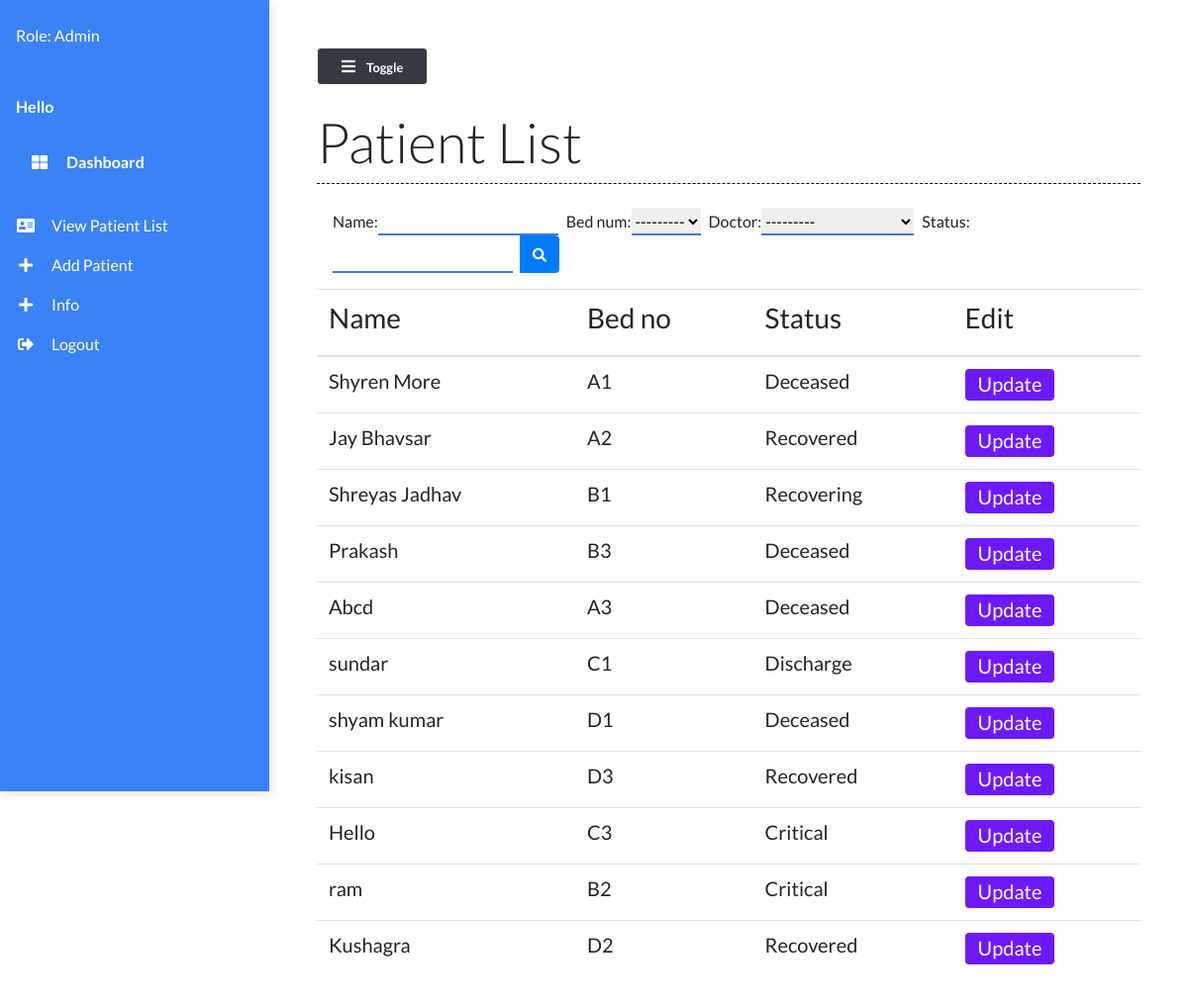
/patient_list/ (signed in), run on the app's committed database.
### main/models.py (models this page shows, shortened)
class Patient(models.Model):
    name = models.CharField(max_length=50)
    phone_num = models.CharField(max_length=15)
    patient_relative_name = models.CharField(max_length=50, null=True)
    patient_relative_contact = models.CharField(max_length=15, null=True)
    address = models.TextField()
    SYMPTOMS = (
        ('Fever', 'Fever'),
        ('Dry cough', 'Dry cough'),
        ('Tiredness', 'Tiredness'),
        ('Aches and pains', 'Aches and pains'),
        ('Sore throat', 'Sore throat'),
        ('Diarrhoea', 'Diarrhoea'),
        ('Loss of taste or smell', 'Loss of taste or smell'),
        ('Difficulty in breathing or shortness of breath', 'Difficulty in breathing or shortness of breath'),
        ('Chest pain or pressure', 'Chest pain or pressure'),
        ('Loss of speech or movement', 'Loss of speech or movement'),
    )
    symptoms = MultiSelectField(choices=SYMPTOMS, null=True)
    prior_ailments = models.TextField()
    bed_num = models.ForeignKey("Bed", on_delete=models.CASCADE)
    dob = models.DateField(null=True)
    doctor = models.ForeignKey("Doctor", on_delete=models.CASCADE, null=True)
    doctors_notes = models.TextField(null=True, blank=True)
    doctors_visiting_time = models.CharField(null=True, max_length=50, blank=True)
    status = models.CharField(max_length=50)

class Bed(models.Model):
    bed_number = models.CharField(max_length=50)
    occupied = models.BooleanField()
    def __str__(self):
        return self.bed_number

### main/views.py (the view)
# urls.py: path("patient_list/", views.patient_list, name="patient_list"),
def patient_list(request):
    patients = Patient.objects.all()
    myFilter = PatientFilter(request.GET, queryset=patients)
    patients = myFilter.qs
    context = {
        'patients': patients,
        'myFilter': myFilter
    }
    return render(request, 'main/patient_list.html', context)

### main/models.py (called while the page is built)
    def __str__(self):
        return self.name

### main/templates/main/patient_list.html (shortened to what this page needs)
{% extends 'main/base.html' %}
{% load static %}
{% block contentTitle %}
    Patient List
{% endblock contentTitle %}
{% block content %}
    <form class="d-none d-sm-inline-block form-inline mr-auto ml-md-3 my-2 my-md-0 mw-100 navbar-search mb-3" method="GET" id="list">
        <div class="input-group">
        {{myFilter.form}}
            <div class="input-group-append">
                <button class="btn btn-primary btn-block" type="submit">
                    <i class="fas fa-search fa-sm"></i>
                </button>
            </div>
        </div>
    </form>
     <div class="table-responsive mt-3">
        <table class="table table-hover">
            <thead>
                <th><h3>Name</h3></th>
                <th><h3>Bed no</h3></th>
                <th><h3>Status</h3></th>
                <th><h3>Edit</h3></th>
            </thead>
            <tbody>
                {% for patient in patients %}
                <tr class="mx-auto">
                    <td scope="row"><h5>{{ patient.name }}</h5></td>
                    <td><h5>{{ patient.bed_num }}</h5></td>
                    <td><h5>{{ patient.status }}</h5></td>
                    <td><a href="/patient/{{patient.id}}" class="btn btn-purple"><h5>Update</h5></a></td>
                </tr>
                {% endfor %}
            </tbody>
        </table>
    </div>
{% endblock content %}

### static/styles/base.css (style rules this page uses)
body { background: #fffefe; min-height: 100vh; overflow-x: hidden; font-family:Lato,'Helvetica Neue',Helvetica,Arial,sans-serif; }
.btn-purple { background: #6d19fc; color: #ffffff; height: 2rem; padding-top: 2px; }
#id_name { margin-right: 0.5rem; border: none; outline: none; border-bottom: 2px solid #4e73df; }
#id_bed_num { margin-right: 0.5rem; border: none; outline: none; border-bottom: 2px solid #4e73df; }
#id_status { margin-right: 0.5rem; border: none; outline: none; border-bottom: 2px solid #4e73df; }
#id_doctor { margin-right: 0.5rem; border: none; outline: none; border-bottom: 2px solid #4e73df; }

### data on the page
Patient: name "Shyren More", bed_num "A1", status "Deceased"
Patient: name "Jay Bhavsar", bed_num "A2", status "Recovered"
Patient: name "Shreyas Jadhav", bed_num "B1", status "Recovering"
Patient: name "Prakash", bed_num "B3", status "Deceased"
Patient: name "Abcd", bed_num "A3", status "Deceased"
Patient: name "sundar", bed_num "C1", status "Discharge"
Patient: name "shyam kumar", bed_num "D1", status "Deceased"
Patient: name "kisan", bed_num "D3", status "Recovered"
Patient: name "Hello", bed_num "C3", status "Critical"
Patient: name "ram", bed_num "B2", status "Critical"
Patient: name "Kushagra", bed_num "D2", status "Recovered"
